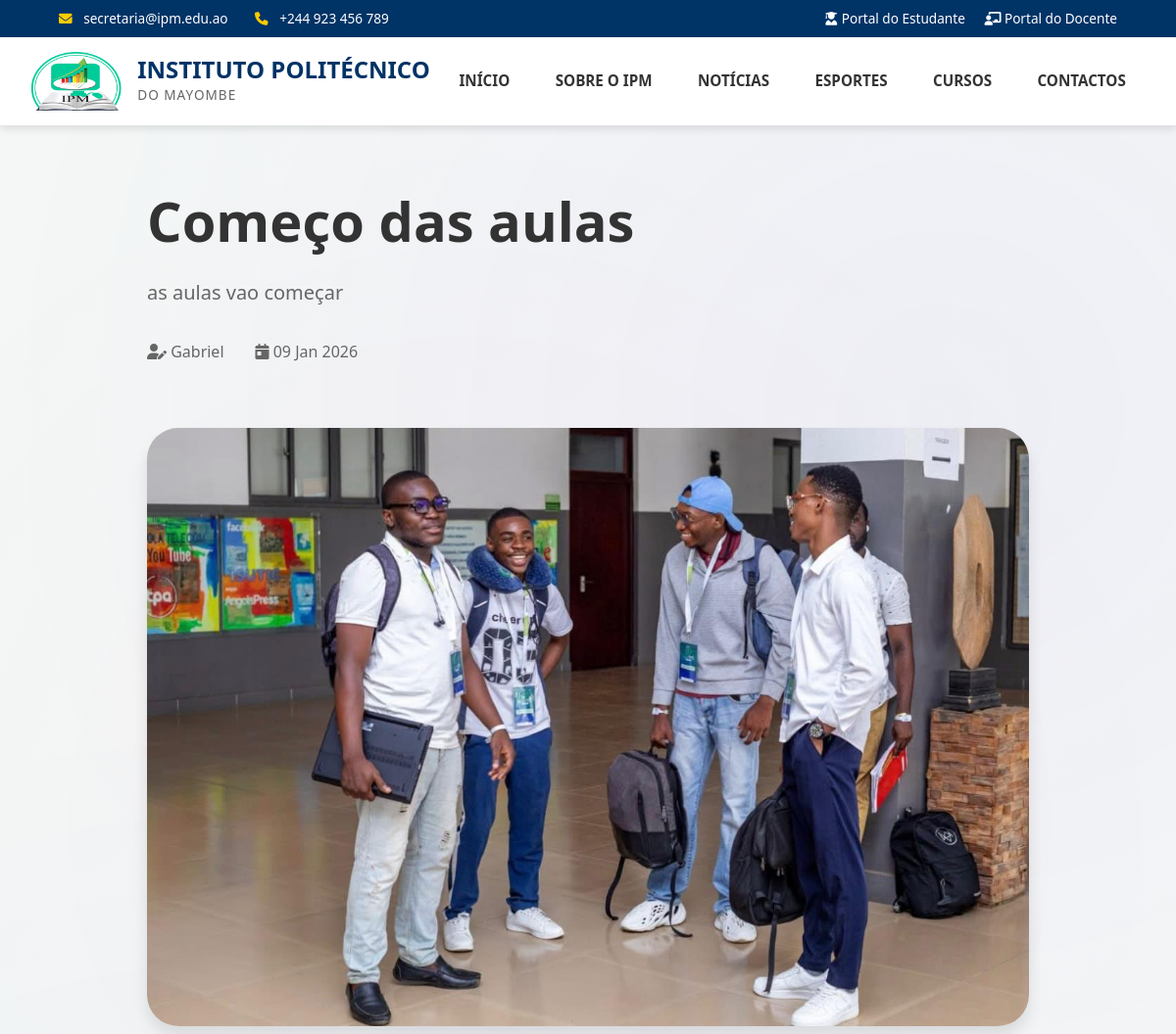
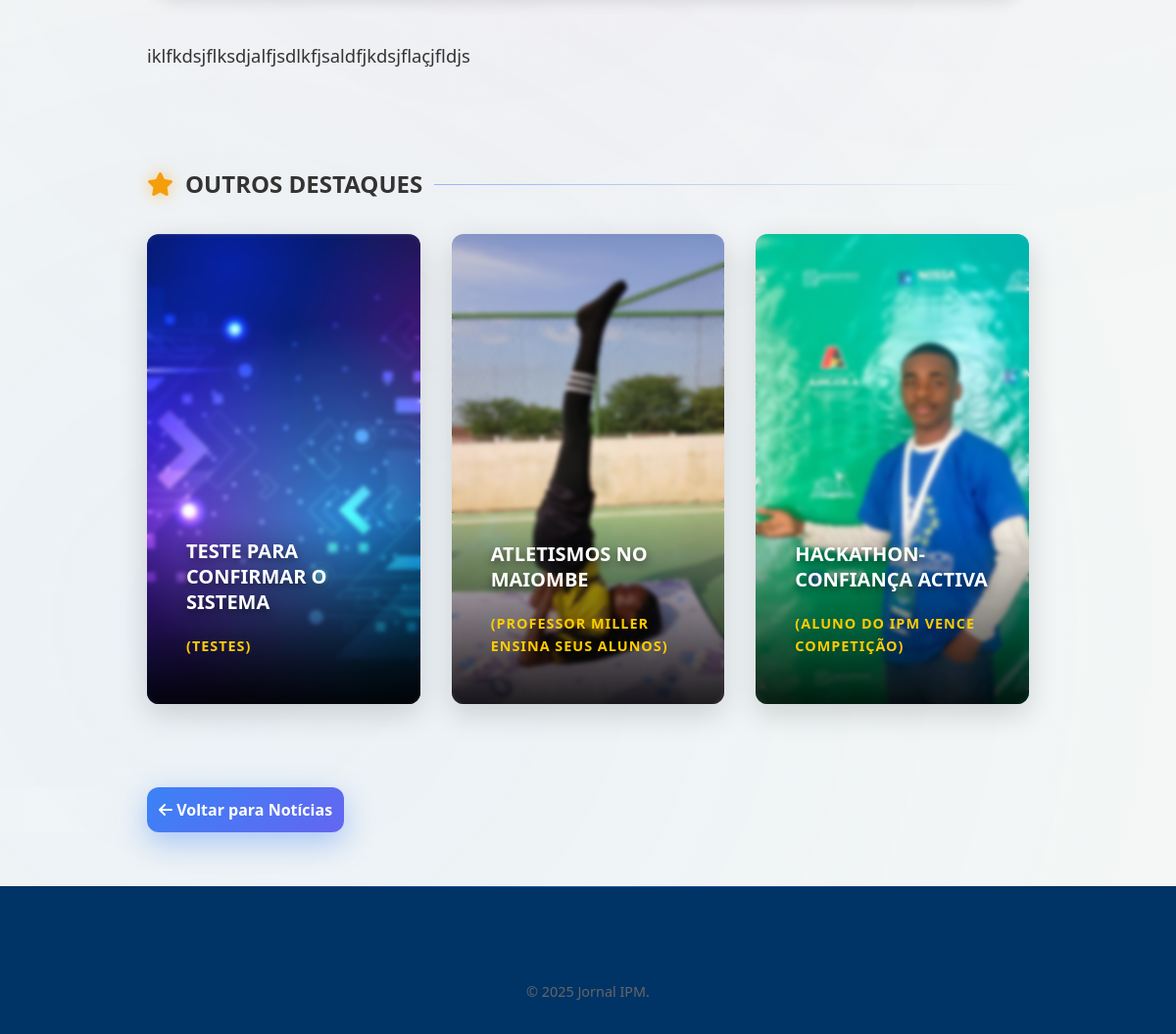
The app's page /noticia/63b8cb39-55d9-4989-9d2f-e4fdff9509fd/ with its own data (2 pictures, top to bottom).
### pages/models.py (models this page shows, shortened)
class Noticia(models.Model):
    id=models.UUIDField(default=uuid.uuid4, editable=False, primary_key=True)
    titulo = models.CharField(max_length=255 , blank=False, null=False, verbose_name='Título')
    subtitulo = models.CharField(max_length=255, blank=True, null=True ,verbose_name='Subtitulo')
    conteudo = models.TextField( blank=False, null=False,verbose_name='Conteúdo')
    imagem = models.ImageField(upload_to='static/uploads/images/', blank=True, null=True ,   verbose_name='Imagem')
    autor = models.CharField(max_length=150 , blank=False, null=False, verbose_name='Autor')
    categoria=models.ForeignKey(Categoria,on_delete=models.PROTECT)
    publicado_em = models.DateTimeField(auto_now_add=True , blank=False, null=False,verbose_name='Data de Publicação')
    atualizado_em = models.DateTimeField(auto_now=True , blank=False, null=False,verbose_name='Data de Actualização')
    status = models.BooleanField(default=True , blank=False, null=False)  # ativo/inativo
    class Meta:
        verbose_name = "Notícia"
        verbose_name_plural = "Notícias"
        ordering = ['-publicado_em']          # mais recentes primeiro
        db_table = 'noticias'
        get_latest_by = 'publicado_em'
        permissions = [
            ("pode_publicar", "Pode publicar notícias"),
        ]

### pages/views.py (the view)
# urls.py: path('noticia/<uuid:pk>/', NoticiaDetailView.as_view(), name='noticia_detail'),
class NoticiaDetailView(DetailView):
    model = Noticia
    template_name = 'pages/noticia_detail.html'
    context_object_name = 'noticia'
    def get_context_data(self, **kwargs):
        context = super().get_context_data(**kwargs)
        from .models import Categoria
        context['destaques'] = Noticia.objects.filter(status=True).exclude(id=self.object.id).order_by('-publicado_em')[:3]
        context['categorias'] = Categoria.objects.all()
        return context

### pages/templates/pages/noticia_detail.html (shortened to what this page needs)
{% load static %}
<!DOCTYPE html>
<html lang="pt-br">
<head>
    <link rel="stylesheet" href="{% static 'css/styles.css' %}">
    <link rel="stylesheet" href="{% static 'css/animations.css' %}">
    <link rel="stylesheet" href="https://cdnjs.cloudflare.com/ajax/libs/font-awesome/6.0.0-beta3/css/all.min.css">
</head>
<body>
    <header class="main-header">
        <div class="header-top-bar">
            <div class="container header-top-inner">
                <div class="header-contact">
                    <span><i class="fas fa-envelope"></i> secretaria@ipm.edu.ao</span>
                    <span><i class="fas fa-phone"></i> +244 923 456 789</span>
                </div>
                <div class="header-links">
                    <a href="#" style="margin-left: 1rem;"><i class="fas fa-user-graduate"></i> Portal do Estudante</a>
                    <a href="#" style="margin-left: 1rem;"><i class="fas fa-chalkboard-teacher"></i> Portal do Docente</a>
                </div>
            </div>
        </div>
        <div class="container header-main">
            <a href="{% url 'pages:index' %}" class="logo">
                <img src="{% static 'images/logo_ipm2.png' %}" alt="IPM Logo"
                    onerror="this.src='https://via.placeholder.com/60?text=IPM'">
                <div class="logo-text">
                    <span class="logo-title">INSTITUTO POLITÉCNICO</span>
                    <span class="logo-subtitle">DO MAYOMBE</span>
                </div>
            </a>
            <nav class="main-nav">
                <ul>
                    <li><a href="{% url 'pages:index' %}">Início</a></li>
                    <li><a href="{% url 'pages:index' %}#sobre">Sobre o IPM</a></li>
                    <li><a href="{% url 'pages:notice' %}">Notícias</a></li>
                    <li><a href="{% url 'pages:category_news' 'Esportes' %}">Esportes</a></li>
                    <li><a href="{% url 'pages:index' %}#cursos">Cursos</a></li>
                    <li><a href="{% url 'pages:index' %}#contactos">Contactos</a></li>
                </ul>
            </nav>
        </div>
    </header>
    <main class="container detail-container">
        <article class="news-detail">
            <header class="detail-header">
                <span class="category-badge">{{ noticia.categoria.categoria }}</span>
                <h1 class="responsive-title">{{ noticia.titulo }}</h1>
                {% if noticia.subtitulo %}
                <p class="subtitle">{{ noticia.subtitulo }}</p>
                {% endif %}
                <div class="meta detail-meta">
                    <span><i class="fas fa-user-edit"></i> {{ noticia.autor }}</span>
                    <span><i class="fas fa-calendar-day"></i> {{ noticia.publicado_em|date:"d M Y" }}</span>
                </div>
            </header>
            {% if noticia.imagem %}
            <div class="featured-image">
                <img src="{{ noticia.imagem.url }}" alt="{{ noticia.titulo }}">
            </div>
            {% endif %}
            <div class="content article-content">
                {{ noticia.conteudo|linebreaks }}
            </div>
        </article>
        <div class="more-highlights">
            <h2 class="section-title"><i class="fas fa-star"></i> OUTROS DESTAQUES</h2>
            <div class="highlight-cards responsive-cards">
                {% for destaque in destaques %}
                <article class="card news-card">
                    <img src="{% if destaque.imagem %}{{ destaque.imagem.url }}{% else %}{% static 'images/card-fallback.jpg' %}{% endif %}"
                         alt="{{ destaque.titulo }}" class="news-card-bg"
                         onerror="this.src='https://via.placeholder.com/400x300?text=IPM+News'">
                    <div class="news-card-overlay">
                        <div class="news-card-content">
                            <h3 class="news-title">{{ destaque.titulo }}</h3>
                            <p class="news-subtitle">
                                {% if destaque.subtitulo %}
                                    ({{ destaque.subtitulo }})
                                {% else %}
                                    {{ destaque.categoria.categoria }}
                                {% endif %}
                            </p>
                        </div>
                    </div>
                </article>
                {% endfor %}
            </div>
        </div>
        <div class="back-link">
            <a href="{% url 'pages:notice' %}" class="btn-primary">
                <i class="fas fa-arrow-left"></i> Voltar para Notícias
            </a>
        </div>
    </main>
    <footer class="main-footer">
        <div class="container">
            <div class="footer-bottom">
                <p>&copy; 2025 Jornal IPM.</p>
            </div>
        </div>
    </footer>
</body>
</html>

### static/css/animations.css (style rules this page uses)
.card { position: relative; animation: fadeInUp 0.6s ease forwards; animation-delay: calc(var(--card-index, 0) * 0.1s); }
.card::before { content: ''; position: absolute; inset: -1px; background: linear-gradient(135deg, rgba(59, 130, 246, 0.4), transparent 50%); border-radius: inherit; z-index: -1; opacity: 0; transition: opacity 0.4s ease; }
.category-badge { background: linear-gradient(135deg, #3b82f6, #8b5cf6) !important; box-shadow: 0 4px 15px rgba(59, 130, 246, 0.4); text-shadow: 0 1px 2px rgba(0,0,0,0.3); animation: float 3s ease-in-out infinite; }
.btn-read-more, .btn-primary { position: relative; overflow: hidden; background: linear-gradient(135deg, #3b82f6, #6366f1) !important; border: none; box-shadow: 0 10px 30px rgba(59, 130, 246, 0.4); transition: all 0.4s cubic-bezier(0.4, 0, 0.2, 1); }
.btn-read-more::before, .btn-primary::before { content: ''; position: absolute; top: 0; left: -100%; width: 100%; height: 100%; background: linear-gradient(90deg, transparent, rgba(255,255,255,0.2), transparent); transition: left 0.5s ease; }
.main-nav ul li a { position: relative; overflow: hidden; }
.main-nav ul li a::after { content: ''; position: absolute; bottom: 0; left: 50%; width: 0; height: 2px; background: linear-gradient(90deg, #3b82f6, #8b5cf6); transition: all 0.3s ease; transform: translateX(-50%); }
.section-title { position: relative; }
.section-title i { color: #f59e0b; filter: drop-shadow(0 0 8px rgba(245, 158, 11, 0.5)); }
.section-title::after { background: linear-gradient(90deg, rgba(59, 130, 246, 0.5), transparent) !important; }
.main-footer { position: relative; overflow: hidden; }
.main-footer::before { content: ''; position: absolute; top: 0; left: 50%; transform: translateX(-50%); width: 80%; height: 1px; background: linear-gradient(90deg, transparent, rgba(59, 130, 246, 0.5), transparent); }
body::before { content: ''; position: fixed; top: 0; left: 0; width: 100%; height: 100%; background: radial-gradient(circle at 20% 80%, rgba(59, 130, 246, 0.05) 0%, transparent 50%), radial-gradient(circle at 80% 20%, rgba(139, 92, 246, 0.05) 0%, transparent 50%), radial-gradient(circle at 40% 40%, rgba(236, 72, 153, 0.03) 0%, transparent 50%); pointer-events: none; z-index: -1; }

### records on screen
Noticia: titulo "Começo das aulas", subtitulo "as aulas vao começar", autor "Gabriel", publicado_em "09 Jan 2026", imagem (picture), conteudo "iklfkdsjflksdjalfjsdlkfjsaldfjkdsjflaçjfldjs"
Noticia: imagem (picture), titulo "TESTE PARA CONFIRMAR O SISTEMA", subtitulo "TESTES"
Noticia: imagem (picture), titulo "ATLETISMOS NO MAIOMBE", subtitulo "PROFESSOR MILLER ENSINA SEUS ALUNOS"
Noticia: imagem (picture), titulo "HACKATHON-CONFIANÇA ACTIVA", subtitulo "ALUNO DO IPM VENCE COMPETIÇÃO"
